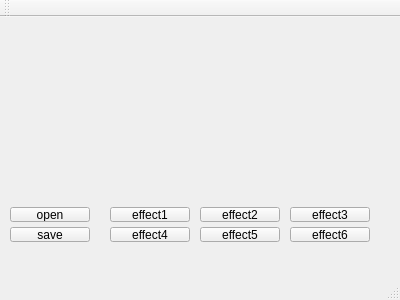
<?xml version="1.0" encoding="UTF-8"?>
<ui version="4.0">
 <class>MainWindow</class>
 <widget class="QMainWindow" name="MainWindow">
  <property name="geometry">
   <rect>
    <x>0</x>
    <y>0</y>
    <width>400</width>
    <height>300</height>
   </rect>
  </property>
  <property name="windowTitle">
   <string>MainWindow</string>
  </property>
  <widget class="QWidget" name="centralWidget">
   <widget class="QLabel" name="label">
    <property name="geometry">
     <rect>
      <x>90</x>
      <y>20</y>
      <width>211</width>
      <height>151</height>
     </rect>
    </property>
    <property name="text">
     <string/>
    </property>
   </widget>
   <widget class="QPushButton" name="pushButton_open">
    <property name="geometry">
     <rect>
      <x>10</x>
      <y>190</y>
      <width>80</width>
      <height>15</height>
     </rect>
    </property>
    <property name="text">
     <string>open</string>
    </property>
   </widget>
   <widget class="QPushButton" name="pushButton_save">
    <property name="geometry">
     <rect>
      <x>10</x>
      <y>210</y>
      <width>80</width>
      <height>15</height>
     </rect>
    </property>
    <property name="text">
     <string>save</string>
    </property>
   </widget>
   <widget class="QPushButton" name="pushButton_E1">
    <property name="geometry">
     <rect>
      <x>110</x>
      <y>190</y>
      <width>80</width>
      <height>15</height>
     </rect>
    </property>
    <property name="text">
     <string>effect1</string>
    </property>
   </widget>
   <widget class="QPushButton" name="pushButton_E4">
    <property name="geometry">
     <rect>
      <x>110</x>
      <y>210</y>
      <width>80</width>
      <height>15</height>
     </rect>
    </property>
    <property name="text">
     <string>effect4</string>
    </property>
   </widget>
   <widget class="QPushButton" name="pushButton_E2">
    <property name="geometry">
     <rect>
      <x>200</x>
      <y>190</y>
      <width>80</width>
      <height>15</height>
     </rect>
    </property>
    <property name="text">
     <string>effect2</string>
    </property>
   </widget>
   <widget class="QPushButton" name="pushButton_E5">
    <property name="geometry">
     <rect>
      <x>200</x>
      <y>210</y>
      <width>80</width>
      <height>15</height>
     </rect>
    </property>
    <property name="text">
     <string>effect5</string>
    </property>
   </widget>
   <widget class="QPushButton" name="pushButton_E3">
    <property name="geometry">
     <rect>
      <x>290</x>
      <y>190</y>
      <width>80</width>
      <height>15</height>
     </rect>
    </property>
    <property name="text">
     <string>effect3</string>
    </property>
   </widget>
   <widget class="QPushButton" name="pushButton_E6">
    <property name="geometry">
     <rect>
      <x>290</x>
      <y>210</y>
      <width>80</width>
      <height>15</height>
     </rect>
    </property>
    <property name="text">
     <string>effect6</string>
    </property>
   </widget>
  </widget>
  <widget class="QMenuBar" name="menuBar">
   <property name="geometry">
    <rect>
     <x>0</x>
     <y>0</y>
     <width>400</width>
     <height>17</height>
    </rect>
   </property>
  </widget>
  <widget class="QToolBar" name="mainToolBar">
   <attribute name="toolBarArea">
    <enum>TopToolBarArea</enum>
   </attribute>
   <attribute name="toolBarBreak">
    <bool>false</bool>
   </attribute>
  </widget>
  <widget class="QStatusBar" name="statusBar"/>
 </widget>
 <layoutdefault spacing="6" margin="11"/>
 <resources/>
 <connections/>
</ui>
